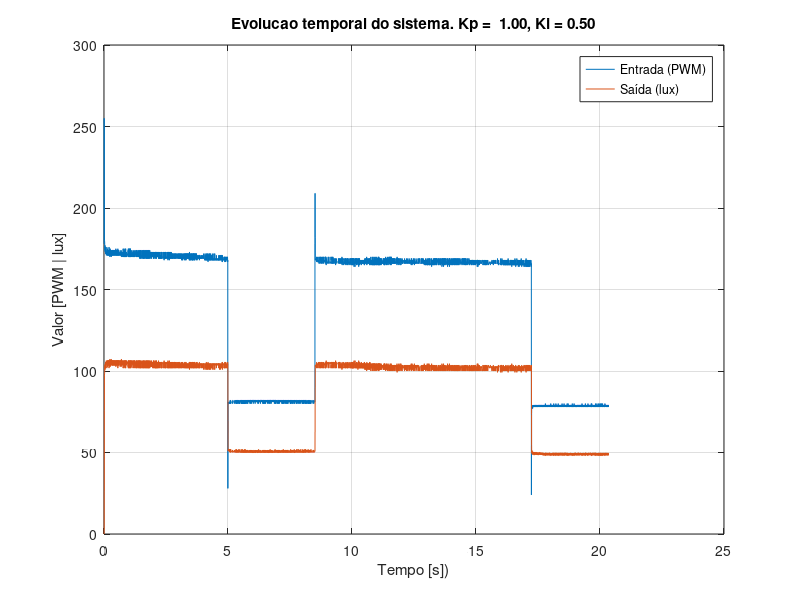

Source code (MATLAB):
data = load('t3.tsv');

Ki = 0.5;
Kp = 1;

plot(data(:, 1)/1000000, data(:, 2));
hold on;
plot(data(:, 1)/1000000, data(:, 3));
grid on;
xlabel('Tempo [s])');
ylabel('Valor [PWM | lux]');
title(sprintf('Evolucao temporal do sistema. Kp =  %.2f, Ki = %.2f', Kp, Ki));
legend('Entrada (PWM)', 'Saída (lux)');
